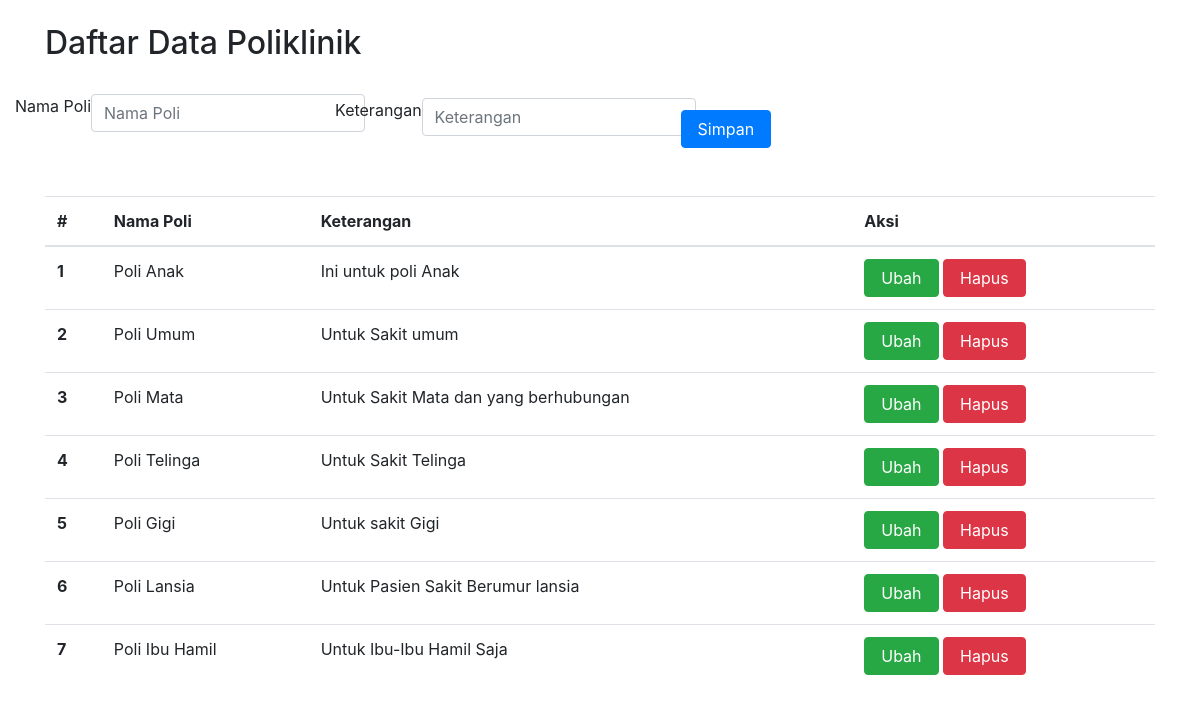
The page /poliklinik.php (signed in) on the database its author committed.
### tables this page shows
CREATE TABLE `poli` (
  `id` int(11) NOT NULL,
  `nama_poli` varchar(25) NOT NULL,
  `keterangan` text NOT NULL
);

### poliklinik.php (the view, shortened to what this page needs)
<!DOCTYPE html>
<html lang="en">
<head>
    <link rel="stylesheet" href="https://maxcdn.bootstrapcdn.com/bootstrap/4.0.0/css/bootstrap.min.css">
</head>
<body>
    <div class="container">
        <br>
        <h2>Daftar Data Poliklinik</h2>
        <br>
        <form class="form row" method="POST" action="" name="myForm" onsubmit="return(validate());">
            <?php
            $nama_poli = '';
            $keterangan = '';
            ?>
            <div class="row">
                <label for="inputPoli" class="form-label fw-bold">
                    Nama Poli
                </label>
                <div>
                    <input type="text" class="form-control" name="nama_poli" id="inputPoli" required placeholder="Nama Poli" value="<?php echo $nama_poli ?>">
                </div>
            </div>
            <div class="row mt-1">
                <label for="inputKeterangan" class="form-label fw-bold">
                    Keterangan
                </label>
                <div>
                    <input type="text" class="form-control" name="keterangan" id="inputKeterangan" required placeholder="Keterangan" value="<?php echo $keterangan ?>">
                </div>
            </div>
            <div class="row mt-3">
                <div class=col>
                    <button type="submit" class="btn btn-primary rounded-pill px-3 mt-auto" name="simpan">Simpan</button>
                </div>
            </div>
        </form>
        <br>
        <br>
        <table class="table table-hover">
            <thead>
                <tr>
                    <th scope="col">#</th>
                    <th scope="col">Nama Poli</th>
                    <th scope="col">Keterangan</th>
                    <th scope="col">Aksi</th>
                </tr>
            </thead>
            <tbody>
                <?php
                $result = mysqli_query($mysqli, "SELECT * FROM poli");
                $no = 1;
                while ($data = mysqli_fetch_array($result)) {
                ?>
                    <tr>
                        <th scope="row"><?php echo $no++ ?></th>
                        <td><?php echo $data['nama_poli'] ?></td>
                        <td><?php echo $data['keterangan'] ?></td>
                        <td>
                            <a class="btn btn-success rounded-pill px-3" href="index.php?page=poliklinik&id=<?php echo $data['id'] ?>">Ubah</a>
                            <a class="btn btn-danger rounded-pill px-3" href="index.php?page=poliklinik&id=<?php echo $data['id'] ?>&aksi=hapus">Hapus</a>
                        </td>
                    </tr>
                <?php
                }
                ?>
            </tbody>
        </table>
    </div>
</body>
</html>

### rows shown on the page
poli: nama_poli "Poli Anak", keterangan "Ini untuk poli Anak"
poli: nama_poli "Poli Umum", keterangan "Untuk Sakit umum"
poli: nama_poli "Poli Mata", keterangan "Untuk Sakit Mata dan yang berhubungan"
poli: nama_poli "Poli Telinga", keterangan "Untuk Sakit Telinga"
poli: nama_poli "Poli Gigi", keterangan "Untuk sakit Gigi"
poli: nama_poli "Poli Lansia", keterangan "Untuk Pasien Sakit Berumur lansia"
poli: nama_poli "Poli Ibu Hamil", keterangan "Untuk Ibu-Ibu Hamil Saja"
